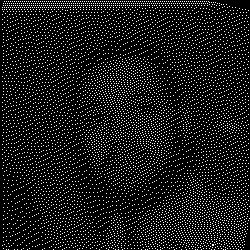
#> input picture LightLSB_Experiment/test/three/decrypted_result.png, 250 x 250 px, found by its file name
$ python enhancement.py
#> lines starting #> are read from the running program, lines starting #| are printed output that depends on the picture
import cv2
import numpy as np
import os


def enhance_decrypted_image(decrypted_img_path, output_dir):
    """
    对解密后的图像进行质量增强（基于论文 LightLSB 的方法）

    参数:
    decrypted_img_path: 解密后图像的路径 (通常是黑白/灰度图)
    output_dir: 处理结果保存的目录
    """

    # 1. 读取解密图像
    # 注意：解密图像可能是二值图(0/255)或灰度图。OpenCV 默认读取为 BGR，这里用 IMREAD_GRAYSCALE
    img = cv2.imread(decrypted_img_path, cv2.IMREAD_GRAYSCALE)
#> img is the input picture: shape (250, 250); min 0, max 253, mean 26.7

    if img is None:
        raise FileNotFoundError(f"无法读取图像：{decrypted_img_path}")

    # 确保输出目录存在
    if not os.path.exists(output_dir):
        os.makedirs(output_dir)

    print("开始图像增强流程...")

    # =====================================================================
    # 步骤 1: 高斯滤波 (Gaussian Filtering)
    # 论文依据: 算法1 第10行
    # 目的: 减小背景噪声的影响
    # =====================================================================
    # 论文未指定具体核大小，通常使用 (5, 5) 或 (3, 3)
    img_gaussian = cv2.GaussianBlur(img, (5, 5), 0)
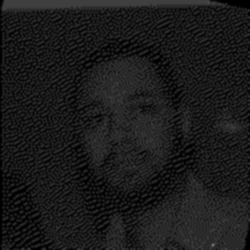
#> img_gaussian: shape (250, 250); min 0, max 109, mean 26.8
    cv2.imwrite(os.path.join(output_dir, "1_gaussian_blur.png"), img_gaussian)
    print("1. 高斯滤波完成")

    # =====================================================================
    # 步骤 2: 双边滤波 (Bilateral Filtering)
    # 论文依据: 算法1 第11-13行 & 公式(5)
    # 目的: 消除噪声和失真，同时保留边缘细节信息
    # 参数说明:
    #   d: 邻域直径 (对应论文算法1中的 radius)
    #   sigmaColor: 颜色空间的标准差
    #   sigmaSpace: 坐标空间的标准差 (对应论文算法1中的 sigma)
    # =====================================================================

    # 根据论文 Table 1 和 3.1节实验设置，这里提供一组经验参数
    # 论文 Table 1 显示网络结构包含卷积层，但具体滤波参数在 3.1节提及了 radius, sigma
    # 我们使用中等强度的滤波参数
    d = 9  # 邻域直径
    sigma_color = 75  # 颜色标准差
    sigma_space = 75  # 空间标准差

    img_bilateral = cv2.bilateralFilter(img_gaussian, d, sigma_color, sigma_space)
    cv2.imwrite(os.path.join(output_dir, "2_bilateral_filter.png"), img_bilateral)
    print("2. 双边滤波完成")

    # =====================================================================
    # 步骤 3: 自适应直方图均衡 (Adaptive Histogram Equalization)
    # 论文依据: 2.2节末尾 & 算法1 第14行
    # 目的: 解决图像偏黑问题，创造一致的亮度条件 (CLAHE 比普通直方图均衡更好)
    # =====================================================================

    # 创建 CLAHE 对象
    # 论文提到使用 "自适应直方图均衡"，OpenCV 中对应的是 createCLAHE
    # clipLimit 控制对比度的限制（防止过度增强噪声），tileGridSize 影响局部区域大小
    clahe = cv2.createCLAHE(clipLimit=2.0, tileGridSize=(8, 8))

    img_enhanced = clahe.apply(img_bilateral)
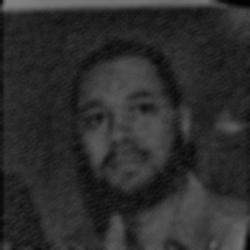
#> img_enhanced: shape (250, 250); min 2, max 128, mean 45.1

    # 保存最终恢复的图像
    final_path = os.path.join(output_dir, "FINAL_restored_image.png")
    cv2.imwrite(final_path, img_enhanced)
    print(f"3. 直方图均衡完成")
    print(f"处理完成！最终图像已保存至: {final_path}")

    return img_enhanced


# =============================================
# 【使用示例】
# 请将这里的路径替换为你实际的解密图像路径
# =============================================

if __name__ == "__main__":
    # 输入：你的解密图像路径
    decrypted_image_path = "C:\\Users\\xiaojin\\PycharmProjects\\LightLSB_Experiment\\test\\three\\decrypted_result.png"  # 替换为你的解密图路径

    # 输出：保存增强过程图片的文件夹
    output_folder = "C:\\Users\\xiaojin\\PycharmProjects\\LightLSB_Experiment\\output"

    try:
        result_img = enhance_decrypted_image(decrypted_image_path, output_folder)

        # 可选：在窗口中实时查看效果（仅限本地调试）
        # cv2.imshow('Final Enhanced Image', result_img)
        # cv2.waitKey(0)
        # cv2.destroyAllWindows()

    except Exception as e:
        print(f"处理过程中发生错误: {e}")
